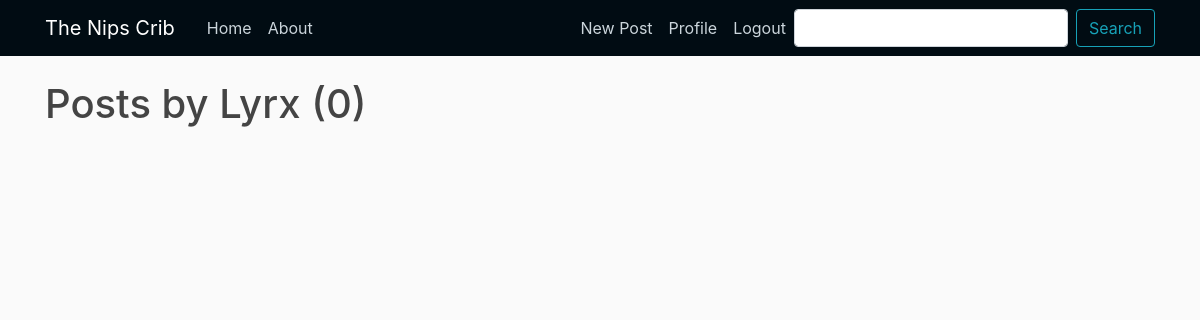
Page /user/Lyrx (signed in) on the earlier database version.
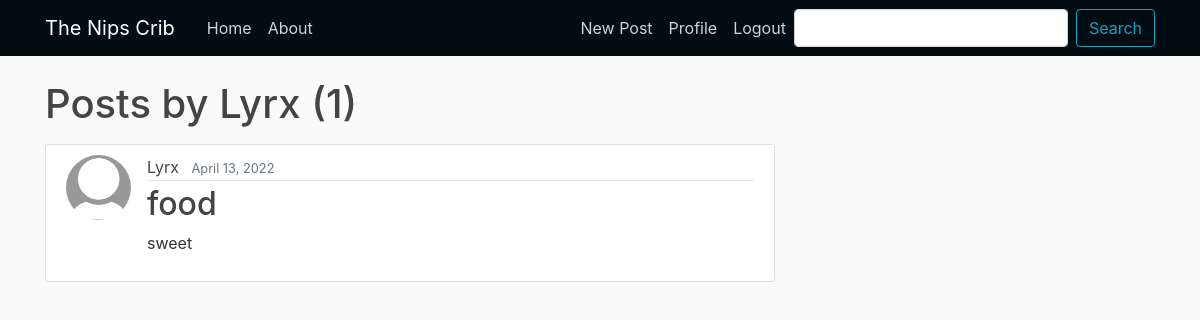
Same page on the later database version.
### users/models.py (models this page shows, shortened)
class User(AbstractBaseUser):
    email = models.EmailField(verbose_name="email", max_length=60, unique=True)
    username = models.CharField(max_length=30, unique=True)
    date_joined = models.DateTimeField(verbose_name='date_joined', auto_now_add=True)
    last_login = models.DateTimeField(verbose_name='last_login', auto_now=True)
    is_admin = models.BooleanField(default=False)
    is_active = models.BooleanField(default=True)
    is_staff = models.BooleanField(default=False)
    is_superuser = models.BooleanField(default=False)
    USERNAME_FIELD = 'email'
    REQUIRED_FIELDS = ['username']
    objects = MyAccountManager()
    def __str__(self):
        return self.username

class Profile(models.Model):
    user = models.OneToOneField(User, on_delete=models.CASCADE)
    image = models.ImageField(default='default.jpg', upload_to='profile_pics')

### blog/models.py (models this page shows, shortened)
class Post(models.Model):
    title = models.CharField(max_length=50)
    content = models.TextField()
    date_posted = models.DateTimeField(default=timezone.now)
    author = models.ForeignKey(User, on_delete=models.CASCADE)

### blog/views.py (the view)
# urls.py: path('user/<str:username>', UserPostListView.as_view(), name='user-posts'),
class UserPostListView(LoginRequiredMixin, ListView):
    model = Post
    template_name = 'blog/user_posts.html'
    context_object_name = 'posts' #by defautl the variable is called 'objectlist' in template
    paginate_by = 10
    def get_queryset(self):
        user = get_object_or_404(User, username=self.kwargs.get('username'))
        return Post.objects.filter(author=user).order_by('-date_posted')

### blog/templates/blog/user_posts.html (shortened to what this page needs)
{% extends "blog/base.html" %}
{% block content %}
    <h1 class="mb-3">Posts by {{ view.kwargs.username }} ({{ page_obj.paginator.count }}) </h1>
    {% for post in posts %}
    <article class="media content-section">
        <img class='rounded-circle article-img' src="{{ post.author.profile.image.url }}">
        <div class="media-body">
        <div class="article-metadata">
            <a class="mr-2">{{ post.author }}</a>
            <small class="text-muted">{{ post.date_posted|date:"F d, Y" }}</small>
        </div>
        <h2><a class="article-title" href="{% url 'post-detail' post.id %}">{{ post.title }}</a></h2>
        <p class="article-content">{{ post.content }}</p>
        </div>
    </article>
    {% endfor %}
{% endblock content %}

Differences in the rows shown:
added Post: author.profile.image (placeholder picture), author "Lyrx", date_posted "April 13, 2022", title "food", content "sweet"
Other differences:
{{ page_obj.paginator.count }}: "0" → "1"
